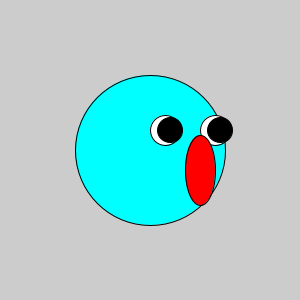
Frame 1 (no input)
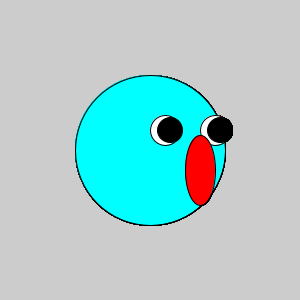
Frame 60 (the mouse pressed at the canvas centre just before this capture)
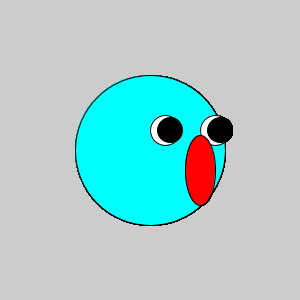
Frame 120 (the mouse held since frame 60 and released just before this capture)

The Processing sketch that drew these frames (run headless with seeded random() and noise(); from frame 60 on, the mouse is pressed at the canvas centre):

// Processing sketch: face
// ── face.pde
void setup(){
size(300,300);
}

void draw(){
fill(0,255,255);
ellipse(150,150,150,150);
fill(255,255,255);
ellipse(165,130,30,30);
ellipse(215,130,30,30);
fill(0,0,0);
ellipse(170,130,25,25);
ellipse(220,130,25,25);
fill(255,0,0);
ellipse(200,170,30,70);
}
